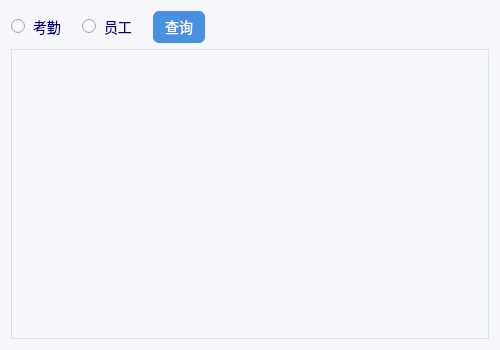
<?xml version="1.0" encoding="UTF-8"?>
<ui version="4.0">
 <class>SelectWin</class>
 <widget class="QWidget" name="SelectWin">
  <property name="geometry">
   <rect>
    <x>0</x>
    <y>0</y>
    <width>500</width>
    <height>350</height>
   </rect>
  </property>
  <property name="windowTitle">
   <string>员工/考勤查询</string>
  </property>
  <property name="styleSheet">
   <string notr="true">
QWidget {
    background-color: #f5f7fa;
    font-family: "Microsoft YaHei";
    font-size: 14px;
}
QRadioButton {
    spacing: 8px;
}
QRadioButton::indicator {
    width: 14px;
    height: 14px;
}
QRadioButton::indicator:checked {
    background-color: #4a90e2;
    border: 2px solid #357ab7;
    border-radius: 7px;
}
QPushButton {
    background-color: #4a90e2;
    color: white;
    border-radius: 6px;
    padding: 5px 12px;
}
QPushButton:hover {
    background-color: #357ab7;
}
QTableView {
    border: 1px solid #dcdfe6;
    gridline-color: #dcdfe6;
    selection-background-color: #4a90e2;
    alternate-background-color: #f9f9f9;
}
   </string>
  </property>
  <layout class="QVBoxLayout" name="verticalLayout" stretch="0,1">
   <item>
    <layout class="QHBoxLayout" name="horizontalLayout">
     <property name="spacing">
      <number>20</number>
     </property>
     <item>
      <widget class="QRadioButton" name="attendanceBtn">
       <property name="styleSheet">
        <string notr="true">color: rgb(0, 0, 127);</string>
       </property>
       <property name="text">
        <string>考勤</string>
       </property>
      </widget>
     </item>
     <item>
      <widget class="QRadioButton" name="employeeBtn">
       <property name="styleSheet">
        <string notr="true">color: rgb(0, 0, 127);</string>
       </property>
       <property name="text">
        <string>员工</string>
       </property>
      </widget>
     </item>
     <item>
      <widget class="QPushButton" name="selectBtn">
       <property name="text">
        <string>查询</string>
       </property>
      </widget>
     </item>
     <item>
      <spacer name="horizontalSpacer">
       <property name="orientation">
        <enum>Qt::Horizontal</enum>
       </property>
       <property name="sizeHint" stdset="0">
        <size>
         <width>40</width>
         <height>20</height>
        </size>
       </property>
      </spacer>
     </item>
    </layout>
   </item>
   <item>
    <widget class="QTableView" name="tableView"/>
   </item>
  </layout>
 </widget>
 <resources/>
 <connections/>
</ui>
